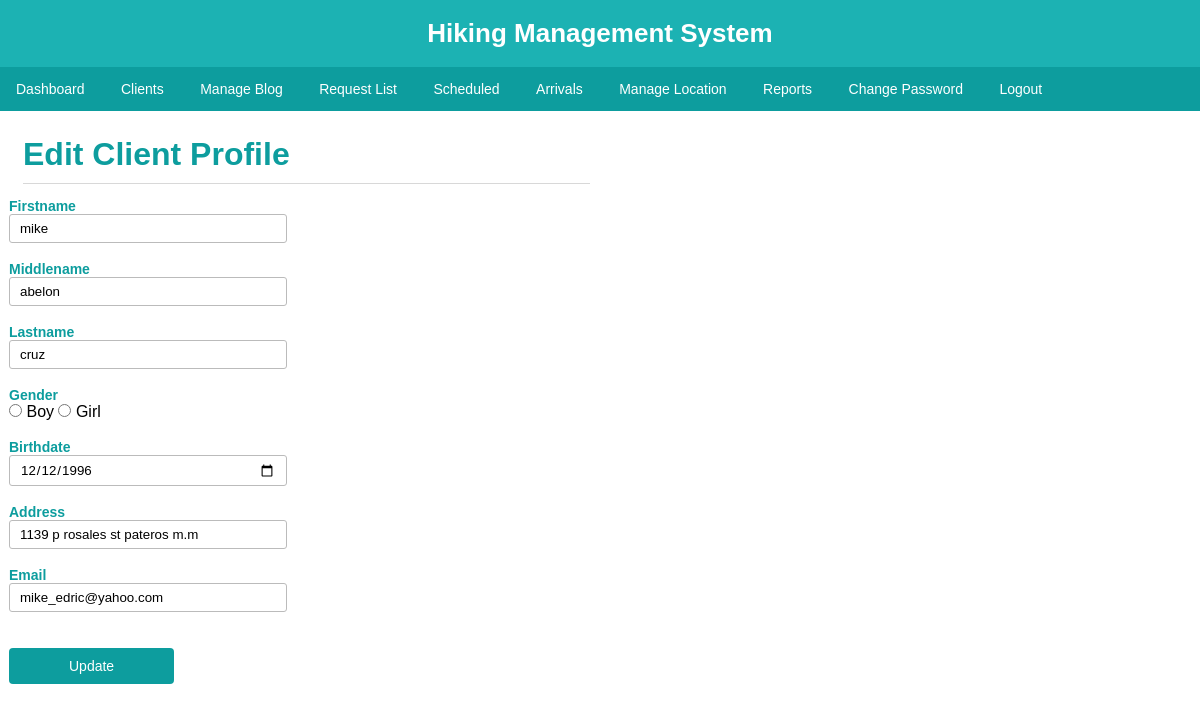
The app's page /update.php?id=42 (signed in) with its own data.
### tables this page shows
CREATE TABLE IF NOT EXISTS `users` (
`id` int(11) NOT NULL,
  `firstname` varchar(15) NOT NULL,
  `middlename` varchar(15) NOT NULL,
  `lastname` varchar(15) NOT NULL,
  `gender` varchar(10) NOT NULL,
  `bday` date NOT NULL,
  `contact` varchar(100) NOT NULL,
  `address` varchar(200) NOT NULL,
  `username` varchar(50) NOT NULL,
  `password` varchar(50) NOT NULL,
  `confirmpsw` varchar(50) NOT NULL,
  `email` varchar(100) NOT NULL,
  `profilePic` blob NOT NULL,
  `question` varchar(1000) NOT NULL,
  `answer` varchar(1000) NOT NULL,
  `condition` varchar(100) NOT NULL,
  `specify` varchar(100) NOT NULL,
  `type` varchar(100) NOT NULL,
  `years` varchar(100) NOT NULL
);

### update.php (the view, shortened to what this page needs)
<?php
	include 'loggedheader.php';
	include 'connect.php';
	include 'loginchecker/adminMenu.php';
	$time = strtotime("-18 year", time());
  	$date = date("Y-m-d", $time);
  	$time2 = strtotime("-60 year", time());
  	$date2 = date("Y-m-d", $time2);
	$query = "SELECT * FROM users WHERE `id` = " . $_GET['id'];
	$response = mysqli_query($con,$query);
	if($response){
		$row = mysqli_fetch_array($response);
		$firstname=$row['firstname'];
		$middlename=$row['middlename'];
		$lastname=$row['lastname'];
		$gender=$row['gender'];
		$bday=$row['bday'];
		$address=$row['address'];
		$email=$row['email'];
	}
	?>
	<div id="updateDiv">
		<form class="form-style" method="POST" action="update.php">
		<h1>Edit Client Profile</h1>
		<div class="col-50">
			<label><b>Firstname</b></label>
			<input type="text" name="fname" pattern="[a-zA-Z]+" title="Invalid, should only contain letters" class="inputFields" required="" value="<?php echo $firstname; if(isset($_POST['fname'])){ echo $_POST['fname'];}?>"/><br><br>
			<label><b>Middlename</b></label>
			<input type="text" name="mname" pattern="[a-zA-Z]+" title="Invalid, should only contain letters" class="inputFields" required="" value="<?php echo $middlename; if(isset($_POST['mname'])){ echo $_POST['mname'];}?>"/><br><br>
			<label><b>Lastname</b></label>
			<input type="text" name="lname" pattern="[a-zA-Z]+" title="Invalid, should only contain letters" class="inputFields" required="" value="<?php echo $lastname; if(isset($_POST['lname'])){ echo $_POST['lname'];}?>"/><br><br>
			<label><b>Gender</b></label>
			<input type="radio" name="gender" value="Boy" required="" <?php echo ($gender == 'Boy') ? 'checked' : '' ?>> Boy
		   	<input type="radio" name="gender" value="Girl" required="" <?php echo ($gender == 'Girl') ? 'checked' : '' ?>> Girl <br><br>
			<label><b>Birthdate</b></label>
			<input type="date" name="birthday" class="inputFields" required="" value="<?php echo $bday;?>" max="<?php echo $date; ?>" min="<?php echo $date2; ?>"><br><br>
			<label><b>Address</b></label>
			<input type="text" name="address" class="inputFields" required="" value="<?php echo $address;?>"><br><br>
			<label><b>Email</b></label>
			<input type="text" name="email" class="inputFields" required="" value="<?php echo $email;?>">&nbsp<?php if($error){
				} ?><br><br>
			<input type="submit" name="submit" value="Update" class="teal-buttons">
			</div>
		</form>
	</div>

### css/styles.css (style rules this page uses)
* { -webkit-font-smoothing: antialiased; font-family: 'Arial', sans-serif !important; margin: 0px; }
.inputFields { width: 210px; height: 20px; padding-left: 5px; border: 1px solid #999; outline: none; border-radius: 3px; }
body { overflow-y: scroll; }
h1 { color: #0d9d9e; margin: 14px; border-bottom: 1px solid #d8d8d8; padding-bottom: 10px; margin-top: 20px; }
.teal-buttons { font-size: 14px; padding: 10px 60px; border-radius: 4px; background: #0d9d9e; color: #fff; border: none; width: auto; cursor: pointer; }
#updateDiv { background-color: white; padding:5px; }
.form-style { width: 50%; margin-left: 4px; }
.form-style label { font-size: 14px; display: block; color: #0d9d9e; }
.form-style input[type="text"], .form-style input[type="date"], .form-style input[type="number"] { width: 100%; padding: 6px 10px; border: 1px solid #bbb; box-sizing: border-box; height: auto; }
.col-50 { width: 50%; float: left; padding-right: 20px; padding-bottom: 20px; box-sizing: border-box; }

### records on screen
users: fname "mike", mname "abelon", lname "cruz", birthday "12/12/1996", address "1139 p rosales st pateros m.m", email "mike_edric@yahoo.com"
